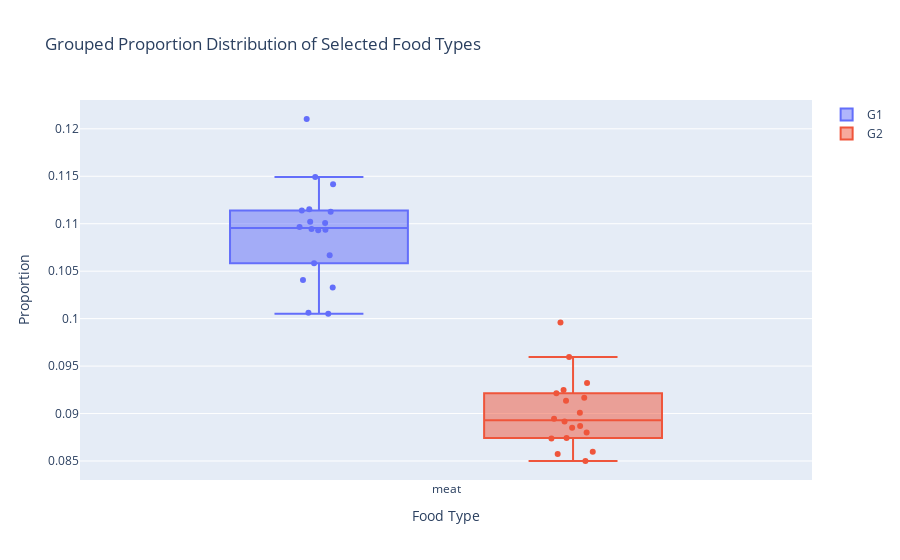

The notebook cell saved with this chart:
### Code cell
fig_boxplot = box_plot_food_proportions(
    food_counts, level=3, group_by=True, library="plotly", food_types=["meat"]
)
fig_boxplot.show()

### Figure 1 — Plotly figure (JSON) as saved in the notebook; plotly's stock layout.template omitted (floating-point values rounded to 4 significant figures)
{"data": [{"boxpoints": "all", "jitter": 0.3, "name": "G1", "offsetgroup": "0", "pointpos": 0, "type": "box", "x": ["meat", "meat", "meat", "meat", "meat", "meat", "meat", "meat", "meat", "meat", "meat", "meat", "meat", "meat", "meat", "meat", "meat", "meat"], "y": [0.1006, 0.1142, 0.1094, 0.1114, 0.1094, 0.1149, 0.1067, 0.1115, 0.1102, 0.1058, 0.1033, 0.1005, 0.1093, 0.1041, 0.1113, 0.121, 0.1101, 0.1097]}, {"boxpoints": "all", "jitter": 0.3, "name": "G2", "offsetgroup": "1", "pointpos": 0, "type": "box", "x": ["meat", "meat", "meat", "meat", "meat", "meat", "meat", "meat", "meat", "meat", "meat", "meat", "meat", "meat", "meat", "meat", "meat", "meat"], "y": [0.09597, 0.09249, 0.08916, 0.09215, 0.09136, 0.08597, 0.09165, 0.09008, 0.08575, 0.09959, 0.08851, 0.085, 0.08742, 0.09322, 0.088, 0.08737, 0.08869, 0.08945]}], "layout": {"boxmode": "group", "title": {"text": "Grouped Proportion Distribution of Selected Food Types"}, "xaxis": {"title": {"text": "Food Type"}}, "yaxis": {"title": {"text": "Proportion"}}}}
